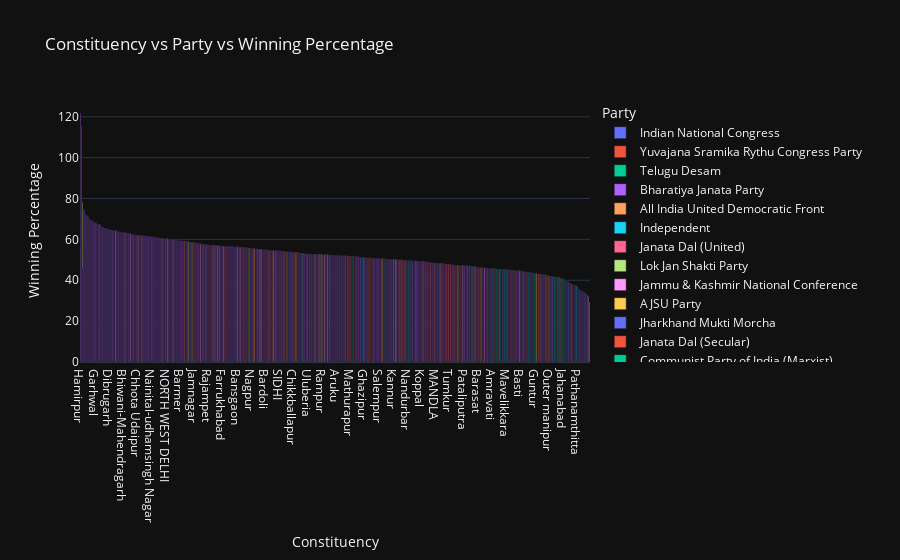

Notebook code cell kept with this figure:
### Code cell
import pandas as pd
import plotly.express as px

# Load the CSV file
file_path = "C:/Users/viina/Downloads/archive (4)/2019_Results_Winning_Candidate.csv"
vote = pd.read_csv(file_path)

# Display the first few rows to understand the data structure
print(vote.head())

# Create a bar plot for Constituency vs Party vs Percentage
fig = px.bar(vote, x='Constituency', y='Percentage', color='Party',
             labels={'Percentage': 'Winning Percentage'},
             title='Constituency vs Party vs Winning Percentage')

# Update the layout for better readability
fig.update_layout(
    xaxis_title='Constituency',
    yaxis_title='Winning Percentage',
    legend_title='Party',
    template='plotly_dark',
    xaxis={'categoryorder':'total descending'}
)

# Show the plot
fig.show()

### Figure 1 — Plotly figure (JSON) as saved in the notebook; plotly's stock layout.template omitted (floating-point values rounded to 4 significant figures; data arrays with more than 128 entries replaced by an {"elided": "..."} marker saying what was removed)
{"data": [{"alignmentgroup": "True", "hovertemplate": "Party=Indian National Congress<br>Constituency=%{x}<br>Winning Percentage=%{y}<extra></extra>", "legendgroup": "Indian National Congress", "marker": {"color": "#636efa", "pattern": {"shape": ""}}, "name": "Indian National Congress", "offsetgroup": "Indian National Congress", "orientation": "v", "showlegend": true, "textposition": "auto", "type": "bar", "x": ["Andaman & Nicobar Islands ", "Barpeta", "Kaliabor", "Nowgong", "Kishanganj", "BASTAR", "KORBA", "South Goa", "Singhbhum", "Bangalore Rural", "Alathur", "Attingal", "Chalakudy", "Ernakulam", "Idukki", "Kannur", "Kasaragod", "Kozhikode", "Mavelikkara", "Palakkad", "Pathanamthitta", "Thiruvananthapuram", "Thrissur", "Vadakara", "Wayanad", "CHHINDWARA", "Chandrapur", "Shillong", "Koraput", "Puducherry", "Amritsar", "Anandpur Sahib", "Faridkot", "Fatehgarh Sahib", "Jalandhar", "Khadoor Sahib", "Ludhiana", "Patiala", "Arani", "Kanniyakumari", "Karur", "Krishnagiri", "Sivaganga", "Thiruvallur", "Tiruchirappalli", "Virudhunagar", "Bhongir", "Malkajgiri", "Nalgonda", "Rae Bareli", "Baharampur", "Maldaha Dakshin"], "xaxis": "x", "y": [45.98, 44.23, 55.18, 49.53, 33.32, 44.1, 46.03, 47.47, 49.11, 54.15, 52.4, 37.91, 47.81, 50.79, 54.23, 50.27, 43.18, 45.85, 45.36, 38.83, 37.11, 41.19, 39.84, 49.43, 64.67, 47.06, 45.18, 53.52, 34.36, 56.27, 51.78, 39.57, 42.98, 41.75, 37.85, 43.95, 36.66, 45.17, 54, 59.83, 63.06, 52.64, 52.2, 54.49, 59.28, 43.81, 43.94, 38.63, 44.74, 55.8, 45.47, 34.73], "yaxis": "y"}, {"alignmentgroup": "True", "hovertemplate": "Party=Yuvajana Sramika Rythu Congress Party<br>Constituency=%{x}<br>Winning Percentage=%{y}<extra></extra>", "legendgroup": "Yuvajana Sramika Rythu Congress Party", "marker": {"color": "#EF553B", "pattern": {"shape": ""}}, "name": "Yuvajana Sramika Rythu Congress Party", "offsetgroup": "Yuvajana Sramika Rythu Congress Party", "orientation": "v", "showlegend": true, "textposition": "auto", "type": "bar", "x": ["Amalapuram", "Anakapalli", "Anantapur", "Aruku", "Bapatla", "Chittoor", "Eluru", "Hindupur", "Kadapa", "Kurnool", "Machilipatnam", "Nandyal", "Narasaraopet", "Narsapuram", "Nellore", "Ongole", "Rajahmundry", "Rajampet", "Tirupati", "Visakhapatnam", "Vizianagaram", "Kakinada"], "xaxis": "x", "y": [39.43, 47.33, 51.79, 52.32, 47.24, 52.05, 50.97, 52.79, 63.8, 50.98, 46.02, 55.49, 51.83, 38.11, 53.13, 55.07, 46.55, 57.35, 55.03, 35.24, 47.49, 43.54], "yaxis": "y"}, {"alignmentgroup": "True", "hovertemplate": "Party=Telugu Desam<br>Constituency=%{x}<br>Winning Percentage=%{y}<extra></extra>", "legendgroup": "Telugu Desam", "marker": {"color": "#00cc96", "pattern": {"shape": ""}}, "name": "Telugu Desam", "offsetgroup": "Telugu Desam", "orientation": "v", "showlegend": true, "textposition": "auto", "type": "bar", "x": ["Srikakulam", "Vijayawada", "Guntur"], "xaxis": "x", "y": [46.19, 45.04, 43.5], "yaxis": "y"}, {"alignmentgroup": "True", "hovertemplate": "Party=Bharatiya Janata Party<br>Constituency=%{x}<br>Winning Percentage=%{y}<extra></extra>", "legendgroup": "Bharatiya Janata Party", "marker": {"color": "#ab63fa", "pattern": {"shape": ""}}, "name": "Bharatiya Janata Party", "offsetgroup": "Bharatiya Janata Party", "orientation": "v", "showlegend": true, "textposition": "auto", "type": "bar", "x": {"elided": "303 str values"}, "xaxis": "x", "y": {"elided": "303 float values"}, "yaxis": "y"}, {"alignmentgroup": "True", "hovertemplate": "Party=All India United Democratic Front<br>Constituency=%{x}<br>Winning Percentage=%{y}<extra></extra>", "legendgroup": "All India United Democratic Front", "marker": {"color": "#FFA15A", "pattern": {"shape": ""}}, "name": "All India United Democratic Front", "offsetgroup": "All India United Democratic Front", "orientation": "v", "showlegend": true, "textposition": "auto", "type": "bar", "x": ["Dhubri"], "xaxis": "x", "y": [42.66], "yaxis": "y"}, {"alignmentgroup": "True", "hovertemplate": "Party=Independent<br>Constituency=%{x}<br>Winning Percentage=%{y}<extra></extra>", "legendgroup": "Independent", "marker": {"color": "#19d3f3", "pattern": {"shape": ""}}, "name": "Independent", "offsetgroup": "Independent", "orientation": "v", "showlegend": true, "textposition": "auto", "type": "bar", "x": ["Kokrajhar", "Dadra And Nagar Haveli", "Mandya", "Amravati"], "xaxis": "x", "y": [32.75, 45.44, 51.02, 45.93], "yaxis": "y"}, {"alignmentgroup": "True", "hovertemplate": "Party=Janata Dal (United)<br>Constituency=%{x}<br>Winning Percentage=%{y}<extra></extra>", "legendgroup": "Janata Dal (United)", "marker": {"color": "#FF6692", "pattern": {"shape": ""}}, "name": "Janata Dal (United)", "offsetgroup": "Janata Dal (United)", "orientation": "v", "showlegend": true, "textposition": "auto", "type": "bar", "x": ["Banka", "Bhagalpur", "Gaya (SC)", "Gopalganj (SC)", "Jahanabad", "Jhanjharpur", "Karakat", "Katihar", "Madhepura", "Munger", "Nalanda", "Purnia", "Sitamarhi", "Siwan", "Supaul", "Valmiki Nagar"], "xaxis": "x", "y": [47.98, 59.3, 48.79, 55.44, 40.82, 56.8, 45.86, 50.05, 54.42, 51.03, 52.45, 54.85, 54.65, 45.54, 53.78, 58.39], "yaxis": "y"}, {"alignmentgroup": "True", "hovertemplate": "Party=Lok Jan Shakti Party<br>Constituency=%{x}<br>Winning Percentage=%{y}<extra></extra>", "legendgroup": "Lok Jan Shakti Party", "marker": {"color": "#B6E880", "pattern": {"shape": ""}}, "name": "Lok Jan Shakti Party", "offsetgroup": "Lok Jan Shakti Party", "orientation": "v", "showlegend": true, "textposition": "auto", "type": "bar", "x": ["Hajipur (SC)", "Jamui (SC)", "Khagaria", "Nawada", "Samastipur (SC)", "Vaishali"], "xaxis": "x", "y": [53.76, 55.75, 52.77, 52.59, 55.19, 52.87], "yaxis": "y"}, {"alignmentgroup": "True", "hovertemplate": "Party=Jammu & Kashmir National Conference<br>Constituency=%{x}<br>Winning Percentage=%{y}<extra></extra>", "legendgroup": "Jammu & Kashmir National Conference", "marker": {"color": "#FF97FF", "pattern": {"shape": ""}}, "name": "Jammu & Kashmir National Conference", "offsetgroup": "Jammu & Kashmir National Conference", "orientation": "v", "showlegend": true, "textposition": "auto", "type": "bar", "x": ["Anantnag", "Baramulla", "Srinagar"], "xaxis": "x", "y": [32.17, 29.29, 57.14], "yaxis": "y"}, {"alignmentgroup": "True", "hovertemplate": "Party=AJSU Party<br>Constituency=%{x}<br>Winning Percentage=%{y}<extra></extra>", "legendgroup": "AJSU Party", "marker": {"color": "#FECB52", "pattern": {"shape": ""}}, "name": "AJSU Party", "offsetgroup": "AJSU Party", "orientation": "v", "showlegend": true, "textposition": "auto", "type": "bar", "x": ["Giridih"], "xaxis": "x", "y": [58.57], "yaxis": "y"}, {"alignmentgroup": "True", "hovertemplate": "Party=Jharkhand Mukti Morcha<br>Constituency=%{x}<br>Winning Percentage=%{y}<extra></extra>", "legendgroup": "Jharkhand Mukti Morcha", "marker": {"color": "#636efa", "pattern": {"shape": ""}}, "name": "Jharkhand Mukti Morcha", "offsetgroup": "Jharkhand Mukti Morcha", "orientation": "v", "showlegend": true, "textposition": "auto", "type": "bar", "x": ["Rajmahal"], "xaxis": "x", "y": [48.47], "yaxis": "y"}, {"alignmentgroup": "True", "hovertemplate": "Party=Janata Dal (Secular)<br>Constituency=%{x}<br>Winning Percentage=%{y}<extra></extra>", "legendgroup": "Janata Dal (Secular)", "marker": {"color": "#EF553B", "pattern": {"shape": ""}}, "name": "Janata Dal (Secular)", "offsetgroup": "Janata Dal (Secular)", "orientation": "v", "showlegend": true, "textposition": "auto", "type": "bar", "x": ["Hassan"], "xaxis": "x", "y": [52.96], "yaxis": "y"}, {"alignmentgroup": "True", "hovertemplate": "Party=Communist Party of India (Marxist)<br>Constituency=%{x}<br>Winning Percentage=%{y}<extra></extra>", "legendgroup": "Communist Party of India (Marxist)", "marker": {"color": "#00cc96", "pattern": {"shape": ""}}, "name": "Communist Party of India (Marxist)", "offsetgroup": "Communist Party of India (Marxist)", "orientation": "v", "showlegend": true, "textposition": "auto", "type": "bar", "x": ["Alappuzha", "Coimbatore", "Madurai"], "xaxis": "x", "y": [40.96, 45.66, 44], "yaxis": "y"}, {"alignmentgroup": "True", "hovertemplate": "Party=Revolutionary Socialist Party<br>Constituency=%{x}<br>Winning Percentage=%{y}<extra></extra>", "legendgroup": "Revolutionary Socialist Party", "marker": {"color": "#ab63fa", "pattern": {"shape": ""}}, "name": "Revolutionary Socialist Party", "offsetgroup": "Revolutionary Socialist Party", "orientation": "v", "showlegend": true, "textposition": "auto", "type": "bar", "x": ["Kollam"], "xaxis": "x", "y": [51.61], "yaxis": "y"}, {"alignmentgroup": "True", "hovertemplate": "Party=Kerala Congress (M)<br>Constituency=%{x}<br>Winning Percentage=%{y}<extra></extra>", "legendgroup": "Kerala Congress (M)", "marker": {"color": "#FFA15A", "pattern": {"shape": ""}}, "name": "Kerala Congress (M)", "offsetgroup": "Kerala Congress (M)", "orientation": "v", "showlegend": true, "textposition": "auto", "type": "bar", "x": ["Kottayam"], "xaxis": "x", "y": [46.25], "yaxis": "y"}, {"alignmentgroup": "True", "hovertemplate": "Party=Indian Union Muslim League<br>Constituency=%{x}<br>Winning Percentage=%{y}<extra></extra>", "legendgroup": "Indian Union Muslim League", "marker": {"color": "#19d3f3", "pattern": {"shape": ""}}, "name": "Indian Union Muslim League", "offsetgroup": "Indian Union Muslim League", "orientation": "v", "showlegend": true, "textposition": "auto", "type": "bar", "x": ["Malappuram", "Ponnani", "Ramanathapuram"], "xaxis": "x", "y": [57.01, 51.3, 44.08], "yaxis": "y"}, {"alignmentgroup": "True", "hovertemplate": "Party=Nationalist Congress Party<br>Constituency=%{x}<br>Winning Percentage=%{y}<extra></extra>", "legendgroup": "Nationalist Congress Party", "marker": {"color": "#FF6692", "pattern": {"shape": ""}}, "name": "Nationalist Congress Party", "offsetgroup": "Nationalist Congress Party", "orientation": "v", "showlegend": true, "textposition": "auto", "type": "bar", "x": ["Lakshadweep", "Baramati", "Raigad", "Satara", "Shirur"], "xaxis": "x", "y": [48.61, 52.63, 47.49, 51.91, 49.17], "yaxis": "y"}, {"alignmentgroup": "True", "hovertemplate": "Party=All India Majlis-E-Ittehadul Muslimeen<br>Constituency=%{x}<br>Winning Percentage=%{y}<extra></extra>", "legendgroup": "All India Majlis-E-Ittehadul Muslimeen", "marker": {"color": "#B6E880", "pattern": {"shape": ""}}, "name": "All India Majlis-E-Ittehadul Muslimeen", "offsetgroup": "All India Majlis-E-Ittehadul Muslimeen", "orientation": "v", "showlegend": true, "textposition": "auto", "type": "bar", "x": ["Aurangabad", "Hyderabad"], "xaxis": "x", "y": [32.47, 58.95], "yaxis": "y"}, {"alignmentgroup": "True", "hovertemplate": "Party=Shivsena<br>Constituency=%{x}<br>Winning Percentage=%{y}<extra></extra>", "legendgroup": "Shivsena", "marker": {"color": "#FF97FF", "pattern": {"shape": ""}}, "name": "Shivsena", "offsetgroup": "Shivsena", "orientation": "v", "showlegend": true, "textposition": "auto", "type": "bar", "x": ["Buldhana", "Hatkanangle", "Hingoli", "Kalyan", "Kolhapur", "Maval", "Mumbai North West", "Mumbai South", "Mumbai South central", "Nashik", "Osmanabad", "Palghar", "Parbhani", "Ramtek", "Ratnagiri - sindhudurg", "Shirdi", "Thane", "Yavatmal-Washim"], "xaxis": "x", "y": [46.59, 46.78, 50.65, 62.87, 56.29, 52.65, 60.55, 52.64, 53.3, 50.27, 49.52, 48.3, 43.02, 49.9, 50.83, 47.29, 63.3, 46.17], "yaxis": "y"}, {"alignmentgroup": "True", "hovertemplate": "Party=Naga Peoples Front<br>Constituency=%{x}<br>Winning Percentage=%{y}<extra></extra>", "legendgroup": "Naga Peoples Front", "marker": {"color": "#FECB52", "pattern": {"shape": ""}}, "name": "Naga Peoples Front", "offsetgroup": "Naga Peoples Front", "orientation": "v", "showlegend": true, "textposition": "auto", "type": "bar", "x": ["Outer manipur"], "xaxis": "x", "y": [42.37], "yaxis": "y"}, {"alignmentgroup": "True", "hovertemplate": "Party=National People's Party<br>Constituency=%{x}<br>Winning Percentage=%{y}<extra></extra>", "legendgroup": "National People's Party", "marker": {"color": "#636efa", "pattern": {"shape": ""}}, "name": "National People's Party", "offsetgroup": "National People's Party", "orientation": "v", "showlegend": true, "textposition": "auto", "type": "bar", "x": ["Tura"], "xaxis": "x", "y": [52.22], "yaxis": "y"}, {"alignmentgroup": "True", "hovertemplate": "Party=Mizo National Front<br>Constituency=%{x}<br>Winning Percentage=%{y}<extra></extra>", "legendgroup": "Mizo National Front", "marker": {"color": "#EF553B", "pattern": {"shape": ""}}, "name": "Mizo National Front", "offsetgroup": "Mizo National Front", "orientation": "v", "showlegend": true, "textposition": "auto", "type": "bar", "x": ["MIZORAM"], "xaxis": "x", "y": [44.89], "yaxis": "y"}, {"alignmentgroup": "True", "hovertemplate": "Party=Nationalist Democratic Progressive Party<br>Constituency=%{x}<br>Winning Percentage=%{y}<extra></extra>", "legendgroup": "Nationalist Democratic Progressive Party", "marker": {"color": "#00cc96", "pattern": {"shape": ""}}, "name": "Nationalist Democratic Progressive Party", "offsetgroup": "Nationalist Democratic Progressive Party", "orientation": "v", "showlegend": true, "textposition": "auto", "type": "bar", "x": ["Nagaland"], "xaxis": "x", "y": [49.73], "yaxis": "y"}, {"alignmentgroup": "True", "hovertemplate": "Party=Biju Janata Dal<br>Constituency=%{x}<br>Winning Percentage=%{y}<extra></extra>", "legendgroup": "Biju Janata Dal", "marker": {"color": "#ab63fa", "pattern": {"shape": ""}}, "name": "Biju Janata Dal", "offsetgroup": "Biju Janata Dal", "orientation": "v", "showlegend": true, "textposition": "auto", "type": "bar", "x": ["Aska", "Berhampur", "Bhadrak", "Cuttack", "Dhenkanal", "Jagatsinghpur", "Jajpur", "Kandhamal", "Kendrapara", "Keonjhar", "Nabarangpur", "Puri"], "xaxis": "x", "y": [54.52, 44.84, 41.86, 49.51, 46.21, 50.44, 49.81, 49.01, 50.87, 44.75, 33.85, 47.4], "yaxis": "y"}, {"alignmentgroup": "True", "hovertemplate": "Party=Shiromani Akali Dal<br>Constituency=%{x}<br>Winning Percentage=%{y}<extra></extra>", "legendgroup": "Shiromani Akali Dal", "marker": {"color": "#FFA15A", "pattern": {"shape": ""}}, "name": "Shiromani Akali Dal", "offsetgroup": "Shiromani Akali Dal", "orientation": "v", "showlegend": true, "textposition": "auto", "type": "bar", "x": ["Bathinda", "Firozpur"], "xaxis": "x", "y": [41.04, 54.05], "yaxis": "y"}, {"alignmentgroup": "True", "hovertemplate": "Party=Aam Aadmi Party<br>Constituency=%{x}<br>Winning Percentage=%{y}<extra></extra>", "legendgroup": "Aam Aadmi Party", "marker": {"color": "#19d3f3", "pattern": {"shape": ""}}, "name": "Aam Aadmi Party", "offsetgroup": "Aam Aadmi Party", "orientation": "v", "showlegend": true, "textposition": "auto", "type": "bar", "x": ["Sangrur"], "xaxis": "x", "y": [37.4], "yaxis": "y"}, {"alignmentgroup": "True", "hovertemplate": "Party=Rashtriya Loktantrik Party<br>Constituency=%{x}<br>Winning Percentage=%{y}<extra></extra>", "legendgroup": "Rashtriya Loktantrik Party", "marker": {"color": "#FF6692", "pattern": {"shape": ""}}, "name": "Rashtriya Loktantrik Party", "offsetgroup": "Rashtriya Loktantrik Party", "orientation": "v", "showlegend": true, "textposition": "auto", "type": "bar", "x": ["Nagaur"], "xaxis": "x", "y": [54.86], "yaxis": "y"}, {"alignmentgroup": "True", "hovertemplate": "Party=Sikkim Krantikari Morcha<br>Constituency=%{x}<br>Winning Percentage=%{y}<extra></extra>", "legendgroup": "Sikkim Krantikari Morcha", "marker": {"color": "#B6E880", "pattern": {"shape": ""}}, "name": "Sikkim Krantikari Morcha", "offsetgroup": "Sikkim Krantikari Morcha", "orientation": "v", "showlegend": true, "textposition": "auto", "type": "bar", "x": ["Sikkim"], "xaxis": "x", "y": [47.46], "yaxis": "y"}, {"alignmentgroup": "True", "hovertemplate": "Party=Dravida Munnetra Kazhagam<br>Constituency=%{x}<br>Winning Percentage=%{y}<extra></extra>", "legendgroup": "Dravida Munnetra Kazhagam", "marker": {"color": "#FF97FF", "pattern": {"shape": ""}}, "name": "Dravida Munnetra Kazhagam", "offsetgroup": "Dravida Munnetra Kazhagam", "orientation": "v", "showlegend": true, "textposition": "auto", "type": "bar", "x": ["Arakkonam", "Chennai central", "Chennai North", "Chennai South", "Cuddalore", "Dharmapuri", "Dindigul", "Erode", "Kallakurichi", "Kancheepuram", "Mayiladuthurai", "Namakkal", "Nilgiris", "Perambalur", "Pollachi", "Salem", "Sriperumbudur", "Tenkasi", "Thanjavur", "Thoothukkudi", "Tirunelveli", "Tiruvannamalai", "Viluppuram"], "xaxis": "x", "y": [57.06, 57.15, 61.85, 50.17, 50.05, 47.01, 64.35, 52.78, 59.92, 55.27, 54.62, 55.24, 54.2, 62, 51.23, 48.29, 56.39, 44.69, 55.6, 56.81, 50.26, 57.85, 49.28], "yaxis": "y"}, {"alignmentgroup": "True", "hovertemplate": "Party=Viduthalai Chiruthaigal Katchi<br>Constituency=%{x}<br>Winning Percentage=%{y}<extra></extra>", "legendgroup": "Viduthalai Chiruthaigal Katchi", "marker": {"color": "#FECB52", "pattern": {"shape": ""}}, "name": "Viduthalai Chiruthaigal Katchi", "offsetgroup": "Viduthalai Chiruthaigal Katchi", "orientation": "v", "showlegend": true, "textposition": "auto", "type": "bar", "x": ["Chidambaram"], "xaxis": "x", "y": [43.38], "yaxis": "y"}, {"alignmentgroup": "True", "hovertemplate": "Party=Communist Party of India<br>Constituency=%{x}<br>Winning Percentage=%{y}<extra></extra>", "legendgroup": "Communist Party of India", "marker": {"color": "#636efa", "pattern": {"shape": ""}}, "name": "Communist Party of India", "offsetgroup": "Communist Party of India", "orientation": "v", "showlegend": true, "textposition": "auto", "type": "bar", "x": ["Nagapattinam", "Tiruppur"], "xaxis": "x", "y": [52.17, 45.44], "yaxis": "y"}, {"alignmentgroup": "True", "hovertemplate": "Party=All India Anna Dravida Munnetra Kazhagam<br>Constituency=%{x}<br>Winning Percentage=%{y}<extra></extra>", "legendgroup": "All India Anna Dravida Munnetra Kazhagam", "marker": {"color": "#EF553B", "pattern": {"shape": ""}}, "name": "All India Anna Dravida Munnetra Kazhagam", "offsetgroup": "All India Anna Dravida Munnetra Kazhagam", "orientation": "v", "showlegend": true, "textposition": "auto", "type": "bar", "x": ["Theni"], "xaxis": "x", "y": [43.02], "yaxis": "y"}, {"alignmentgroup": "True", "hovertemplate": "Party=Telangana Rashtra Samithi<br>Constituency=%{x}<br>Winning Percentage=%{y}<extra></extra>", "legendgroup": "Telangana Rashtra Samithi", "marker": {"color": "#00cc96", "pattern": {"shape": ""}}, "name": "Telangana Rashtra Samithi", "offsetgroup": "Telangana Rashtra Samithi", "orientation": "v", "showlegend": true, "textposition": "auto", "type": "bar", "x": ["CHEVELLA", "Khammam", "Mahabubabad", "Mahbubnagar", "Medak", "Nagarkurnool", "Peddapalle", "Warangal", "Zahirabad"], "xaxis": "x", "y": [40.62, 49.78, 46.98, 41.78, 51.82, 50.48, 45.49, 57.69, 41.58], "yaxis": "y"}, {"alignmentgroup": "True", "hovertemplate": "Party=Bahujan Samaj Party<br>Constituency=%{x}<br>Winning Percentage=%{y}<extra></extra>", "legendgroup": "Bahujan Samaj Party", "marker": {"color": "#ab63fa", "pattern": {"shape": ""}}, "name": "Bahujan Samaj Party", "offsetgroup": "Bahujan Samaj Party", "orientation": "v", "showlegend": true, "textposition": "auto", "type": "bar", "x": ["Ambedkar Nagar", "Amroha", "Bijnor", "Ghazipur", "Ghosi", "Jaunpur", "Lalganj", "Nagina", "Saharanpur", "Shrawasti"], "xaxis": "x", "y": [51.75, 51.41, 50.97, 51.2, 50.3, 50.08, 54.01, 56.31, 41.74, 44.31], "yaxis": "y"}, {"alignmentgroup": "True", "hovertemplate": "Party=Samajwadi Party<br>Constituency=%{x}<br>Winning Percentage=%{y}<extra></extra>", "legendgroup": "Samajwadi Party", "marker": {"color": "#FFA15A", "pattern": {"shape": ""}}, "name": "Samajwadi Party", "offsetgroup": "Samajwadi Party", "orientation": "v", "showlegend": true, "textposition": "auto", "type": "bar", "x": ["Azamgarh", "Mainpuri", "Moradabad", "Rampur", "Sambhal"], "xaxis": "x", "y": [60.4, 53.75, 50.65, 52.71, 55.6], "yaxis": "y"}, {"alignmentgroup": "True", "hovertemplate": "Party=Apna Dal (Soneylal)<br>Constituency=%{x}<br>Winning Percentage=%{y}<extra></extra>", "legendgroup": "Apna Dal (Soneylal)", "marker": {"color": "#19d3f3", "pattern": {"shape": ""}}, "name": "Apna Dal (Soneylal)", "offsetgroup": "Apna Dal (Soneylal)", "orientation": "v", "showlegend": true, "textposition": "auto", "type": "bar", "x": ["Mirzapur", "Robertsganj"], "xaxis": "x", "y": [53.34, 45.32], "yaxis": "y"}, {"alignmentgroup": "True", "hovertemplate": "Party=All India Trinamool Congress<br>Constituency=%{x}<br>Winning Percentage=%{y}<extra></extra>", "legendgroup": "All India Trinamool Congress", "marker": {"color": "#FF6692", "pattern": {"shape": ""}}, "name": "All India Trinamool Congress", "offsetgroup": "All India Trinamool Congress", "orientation": "v", "showlegend": true, "textposition": "auto", "type": "bar", "x": ["Arambagh", "Barasat", "Bardhaman Purba", "Basirhat", "Birbhum", "Bolpur", "Diamond harbour", "Dum dum", "Ghatal", "Howrah", "Jadavpur", "Jangipur", "Joynagar", "Kanthi", "Kolkata Dakshin", "Kolkata Uttar", "Krishnanagar", "Mathurapur", "Murshidabad", "Srerampur", "Tamluk", "Uluberia"], "xaxis": "x", "y": [44.15, 46.47, 44.52, 54.56, 45.13, 47.85, 56.15, 42.51, 48.22, 47.18, 47.91, 43.15, 56.13, 49.98, 47.5, 49.96, 45, 51.84, 41.57, 45.5, 50.08, 53], "yaxis": "y"}], "layout": {"barmode": "relative", "legend": {"title": {"text": "Party"}, "tracegroupgap": 0}, "title": {"text": "Constituency vs Party vs Winning Percentage"}, "xaxis": {"anchor": "y", "categoryorder": "total descending", "domain": [0, 1], "title": {"text": "Constituency"}}, "yaxis": {"anchor": "x", "domain": [0, 1], "title": {"text": "Winning Percentage"}}}}
